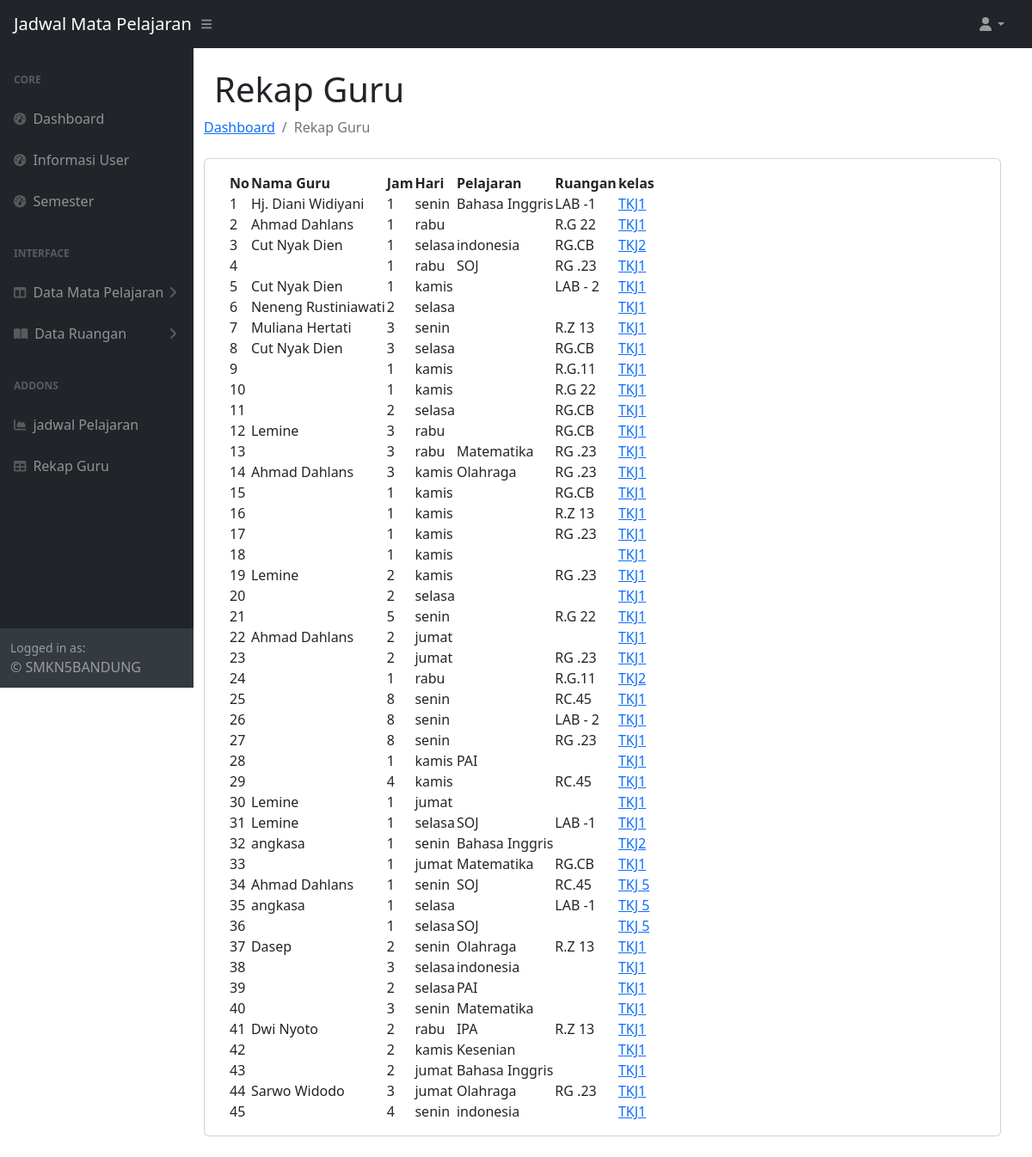
/menu_rekap.php (signed in), run on the app's committed database.
### tables this page shows
CREATE TABLE `jadwal` (
  `id_ruangan` int(11) DEFAULT NULL,
  `id_jadwal` int(11) NOT NULL,
  `id_guru` int(11) DEFAULT NULL,
  `id_jam` int(11) DEFAULT NULL,
  `hari` varchar(30) DEFAULT NULL,
  `id_pelajaran` int(11) DEFAULT NULL,
  `id_kelas` int(11) DEFAULT NULL
);

CREATE TABLE `guru` (
  `id_guru` int(11) NOT NULL,
  `nama` varchar(30) NOT NULL,
  `jk` varchar(30) NOT NULL,
  `alamat` text NOT NULL
);

CREATE TABLE `jam` (
  `id_jam` int(11) NOT NULL,
  `jam` varchar(30) NOT NULL,
  `mulai` varchar(30) NOT NULL,
  `akhir` varchar(30) NOT NULL
);

CREATE TABLE `pelajaran` (
  `id_pelajaran` int(11) NOT NULL,
  `pelajaran` varchar(30) NOT NULL
);

CREATE TABLE `ruangan` (
  `id_ruangan` int(11) NOT NULL,
  `ruangan` varchar(30) NOT NULL
);

CREATE TABLE `kelas` (
  `id_kelas` int(11) NOT NULL,
  `kelas` varchar(30) NOT NULL,
  `id_semester` int(11) NOT NULL
);

### menu_rekap.php (the view, shortened to what this page needs)
<?php
$level = $_SESSION['level'];
if($level == 1) { include "template/navigasi_admin.php"; }
?>
<!DOCTYPE html>
<html lang="en">
<div id="layoutSidenav_content">
        <main>
        <div class="container-fluid px-4">
        <div class="content">
                    <div class="col-md-12 row">
                        <h1 class="mt-4">Rekap Guru</h1>
                        <ol class="breadcrumb mb-4">
                            <li class="breadcrumb-item"><a href="index.php">Dashboard</a></li>
                            <li class="breadcrumb-item active">Rekap Guru</li>
                        </ol>
                        <div class="card mb-4">
                            <div class="card-body">
                                <table id="datatablesSimple">
                                    <thead>
                                        <tr>
                                            <th>No</th>
                                            <th>Nama Guru</th>
                                            <th>Jam</th>
                                            <th>Hari</th>
                                            <th>Pelajaran</th>
                                            <th>Ruangan</th>
                                            <th>kelas</th>
                                        </tr>
                                    </thead>
                                    <tbody>
                                        <?php
                                            $host = 'localhost';
                                            $username = 'root';
                                            $password = '';
                                            $database = 'jadwal';
                                            $conn = mysqli_connect($host, $username, $password, $database);
                                            $no = 1;
                                            $query = "SELECT *
                                            FROM jadwal
                                            LEFT JOIN guru ON jadwal.id_guru = guru.id_guru
                                            LEFT JOIN kelas ON jadwal.id_kelas = kelas.id_kelas
                                            LEFT JOIN jam ON jadwal.id_jam = jam.id_jam
                                            LEFT JOIN ruangan ON jadwal.id_ruangan = ruangan.id_ruangan
                                            LEFT JOIN pelajaran ON jadwal.id_pelajaran = pelajaran.id_pelajaran";
                                                        $result = mysqli_query($conn, $query);
                                                        while ($row = mysqli_fetch_assoc($result)) {
                                        ?>
                                        <tr>
                                            <td><?php echo $no++; ?></td>
                                            <td><?php echo $row['nama']; ?></td>
                                            <td><?php echo $row['jam']; ?></td>
                                            <td><?php echo $row['hari']; ?></td>
                                            <td><?php echo $row['pelajaran']; ?></td>
                                            <td><?php echo $row['ruangan']; ?></td>
                                            <td><a href="detail_jadwal.php?id_kelas=<?php echo $row['id_kelas']; ?>"><?php echo $row['kelas']; ?></a></td>
                                        </tr>
                                        <?php } ?>
                                    </tbody>
                                </table>
                            </div>
                        </div>
                    </div>
                    </div>
            </div>
        </div>
</html>

### template/navigasi_admin.php (style rules this page uses)
.card { background-color:white !important; }
.card-body { background-color:white !important; }

### data on the page
jadwal: id_guru.nama "Hj. Diani Widiyani", id_jam.jam "1", hari "senin", id_pelajaran.pelajaran "Bahasa Inggris", id_ruangan.ruangan "LAB -1", id_kelas.kelas "TKJ1"
jadwal: id_guru.nama "Ahmad Dahlans", id_jam.jam "1", hari "rabu", id_ruangan.ruangan "R.G 22", id_kelas.kelas "TKJ1"
jadwal: id_guru.nama "Cut Nyak Dien", id_jam.jam "1", hari "selasa", id_pelajaran.pelajaran "indonesia", id_ruangan.ruangan "RG.CB", id_kelas.kelas "TKJ2"
jadwal: id_jam.jam "1", hari "rabu", id_pelajaran.pelajaran "SOJ", id_ruangan.ruangan "RG .23", id_kelas.kelas "TKJ1"
jadwal: id_guru.nama "Cut Nyak Dien", id_jam.jam "1", hari "kamis", id_ruangan.ruangan "LAB - 2", id_kelas.kelas "TKJ1"
jadwal: id_guru.nama "Neneng Rustiniawati", id_jam.jam "2", hari "selasa", id_kelas.kelas "TKJ1"
jadwal: id_guru.nama "Muliana Hertati", id_jam.jam "3", hari "senin", id_ruangan.ruangan "R.Z 13", id_kelas.kelas "TKJ1"
jadwal: id_guru.nama "Cut Nyak Dien", id_jam.jam "3", hari "selasa", id_ruangan.ruangan "RG.CB", id_kelas.kelas "TKJ1"
jadwal: id_jam.jam "1", hari "kamis", id_ruangan.ruangan "R.G.11", id_kelas.kelas "TKJ1"
jadwal: id_jam.jam "1", hari "kamis", id_ruangan.ruangan "R.G 22", id_kelas.kelas "TKJ1"
jadwal: id_jam.jam "2", hari "selasa", id_ruangan.ruangan "RG.CB", id_kelas.kelas "TKJ1"
jadwal: id_guru.nama "Lemine", id_jam.jam "3", hari "rabu", id_ruangan.ruangan "RG.CB", id_kelas.kelas "TKJ1"
jadwal: id_jam.jam "3", hari "rabu", id_pelajaran.pelajaran "Matematika", id_ruangan.ruangan "RG .23", id_kelas.kelas "TKJ1"
jadwal: id_guru.nama "Ahmad Dahlans", id_jam.jam "3", hari "kamis", id_pelajaran.pelajaran "Olahraga", id_ruangan.ruangan "RG .23", id_kelas.kelas "TKJ1"
jadwal: id_jam.jam "1", hari "kamis", id_ruangan.ruangan "RG.CB", id_kelas.kelas "TKJ1"
jadwal: id_jam.jam "1", hari "kamis", id_ruangan.ruangan "R.Z 13", id_kelas.kelas "TKJ1"
jadwal: id_jam.jam "1", hari "kamis", id_ruangan.ruangan "RG .23", id_kelas.kelas "TKJ1"
jadwal: id_jam.jam "1", hari "kamis", id_kelas.kelas "TKJ1"
jadwal: id_guru.nama "Lemine", id_jam.jam "2", hari "kamis", id_ruangan.ruangan "RG .23", id_kelas.kelas "TKJ1"
jadwal: id_jam.jam "2", hari "selasa", id_kelas.kelas "TKJ1"
jadwal: id_jam.jam "5", hari "senin", id_ruangan.ruangan "R.G 22", id_kelas.kelas "TKJ1"
jadwal: id_guru.nama "Ahmad Dahlans", id_jam.jam "2", hari "jumat", id_kelas.kelas "TKJ1"
jadwal: id_jam.jam "2", hari "jumat", id_ruangan.ruangan "RG .23", id_kelas.kelas "TKJ1"
jadwal: id_jam.jam "1", hari "rabu", id_ruangan.ruangan "R.G.11", id_kelas.kelas "TKJ2"
jadwal: id_jam.jam "8", hari "senin", id_ruangan.ruangan "RC.45", id_kelas.kelas "TKJ1"
jadwal: id_jam.jam "8", hari "senin", id_ruangan.ruangan "LAB - 2", id_kelas.kelas "TKJ1"
jadwal: id_jam.jam "8", hari "senin", id_ruangan.ruangan "RG .23", id_kelas.kelas "TKJ1"
jadwal: id_jam.jam "1", hari "kamis", id_pelajaran.pelajaran "PAI", id_kelas.kelas "TKJ1"
jadwal: id_jam.jam "4", hari "kamis", id_ruangan.ruangan "RC.45", id_kelas.kelas "TKJ1"
jadwal: id_guru.nama "Lemine", id_jam.jam "1", hari "jumat", id_kelas.kelas "TKJ1"
jadwal: id_guru.nama "Lemine", id_jam.jam "1", hari "selasa", id_pelajaran.pelajaran "SOJ", id_ruangan.ruangan "LAB -1", id_kelas.kelas "TKJ1"
jadwal: id_guru.nama "angkasa", id_jam.jam "1", hari "senin", id_pelajaran.pelajaran "Bahasa Inggris", id_kelas.kelas "TKJ2"
jadwal: id_jam.jam "1", hari "jumat", id_pelajaran.pelajaran "Matematika", id_ruangan.ruangan "RG.CB", id_kelas.kelas "TKJ1"
jadwal: id_guru.nama "Ahmad Dahlans", id_jam.jam "1", hari "senin", id_pelajaran.pelajaran "SOJ", id_ruangan.ruangan "RC.45", id_kelas.kelas "TKJ 5"
jadwal: id_guru.nama "angkasa", id_jam.jam "1", hari "selasa", id_ruangan.ruangan "LAB -1", id_kelas.kelas "TKJ 5"
jadwal: id_jam.jam "1", hari "selasa", id_pelajaran.pelajaran "SOJ", id_kelas.kelas "TKJ 5"
jadwal: id_guru.nama "Dasep", id_jam.jam "2", hari "senin", id_pelajaran.pelajaran "Olahraga", id_ruangan.ruangan "R.Z 13", id_kelas.kelas "TKJ1"
jadwal: id_jam.jam "3", hari "selasa", id_pelajaran.pelajaran "indonesia", id_kelas.kelas "TKJ1"
jadwal: id_jam.jam "2", hari "selasa", id_pelajaran.pelajaran "PAI", id_kelas.kelas "TKJ1"
jadwal: id_jam.jam "3", hari "senin", id_pelajaran.pelajaran "Matematika", id_kelas.kelas "TKJ1"
jadwal: id_guru.nama "Dwi Nyoto", id_jam.jam "2", hari "rabu", id_pelajaran.pelajaran "IPA", id_ruangan.ruangan "R.Z 13", id_kelas.kelas "TKJ1"
jadwal: id_jam.jam "2", hari "kamis", id_pelajaran.pelajaran "Kesenian", id_kelas.kelas "TKJ1"
jadwal: id_jam.jam "2", hari "jumat", id_pelajaran.pelajaran "Bahasa Inggris", id_kelas.kelas "TKJ1"
jadwal: id_guru.nama "Sarwo Widodo", id_jam.jam "3", hari "jumat", id_pelajaran.pelajaran "Olahraga", id_ruangan.ruangan "RG .23", id_kelas.kelas "TKJ1"
jadwal: id_jam.jam "4", hari "senin", id_pelajaran.pelajaran "indonesia", id_kelas.kelas "TKJ1"
